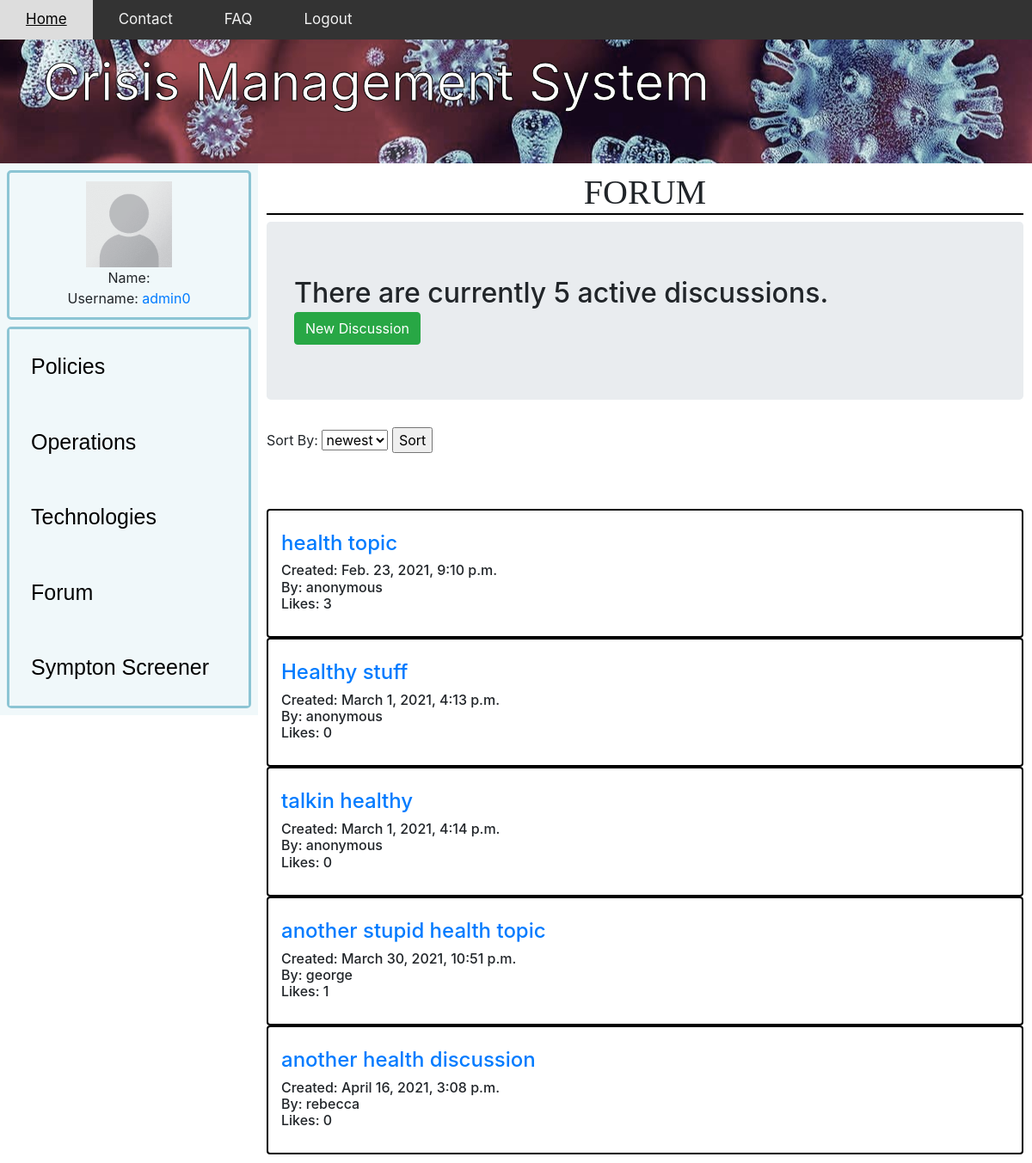
The page /forumHome/ (signed in) on the database as committed earlier.
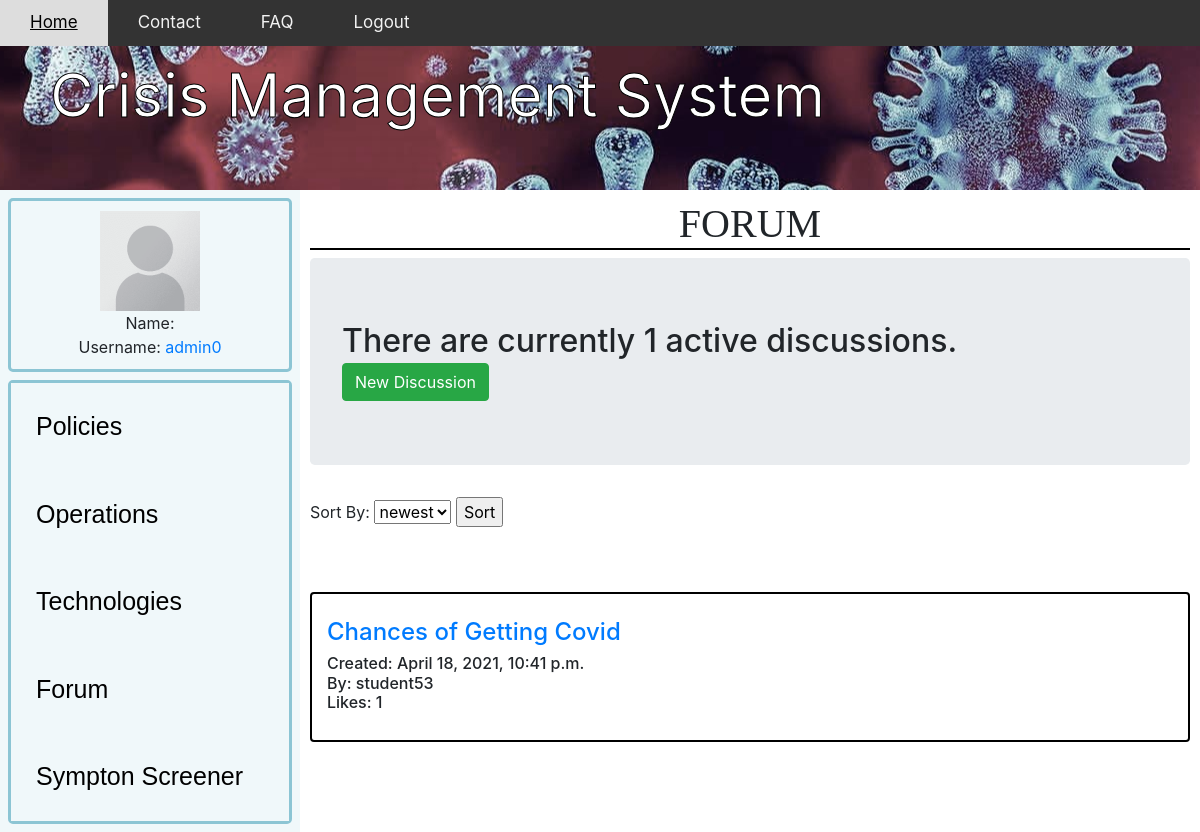
The same page on the database as committed later.
### app/models.py (models this page shows, shortened)
class forum(models.Model):
    name=models.CharField(max_length=200,default="anonymous" )
    topic= models.CharField(max_length=300, unique=True)
    section = models.CharField(max_length=12)
    description = models.CharField(max_length=1000,blank=True)
    date_created=models.DateTimeField(auto_now_add=True,null=True)
    likeCount = models.IntegerField(default=0)
    dislikeCount = models.IntegerField(default=0)
    forumLikes = models.ManyToManyField(User, related_name='forum')
    UserIsHealthExpert = models.BooleanField(default=False)
    UserIsTechExpert = models.BooleanField(default=False)
    def totalLikes(self):
        return self.forumLikes.count()

### app/views.py (the view)
# urls.py: path('forumHome/',forumHome,name='forumHome'),
@login_required
def forumHome(request):
    forums=forum.objects.filter(section="Health")
    count=forums.count()
    discussions=[]
    discussionIndex = 0
    for i in forums:
        discussions.append(i.discussion_set.all())
        discussionIndex += 1
    context={'forums':forums,
              'count':count,
              'discussions':discussions,
              'discussionIndex': discussionIndex,
              }
    return render(request,'forumHome.html',context)

### app/templates/forumHome.html (shortened to what this page needs)
{% extends "app/base2.html" %}
{% load static %}
{% block content %}
<!DOCTYPE html>
<html lang="en">
<head>
    <body>
		<h1>{{section}} Forum</h1>
	</body>
    <link rel="stylesheet" href="https://stackpath.bootstrapcdn.com/bootstrap/4.5.0/css/bootstrap.min.css"0>
</head>
<body>
        <h2 class="jumbotron">
            There are currently {{count}} active {{section}} discussions.
            <div>
            <button onclick="location.href='{{request.path}}addInForum/'" class="btn btn-success">New Discussion</button>
            </div>
        </h2>
        <form method="POST" action='{{request.path}}'>
            <label for="sortBy">Sort By:</label>
            <select type="text" id="sortBy" name="sortBy">
                <option value="newest">newest</option>
            </select>
            <input type="submit" value="Sort">
        </form>
            <div class="card-columns" style="padding: 10px; margin: 20px;"></div>
            {% for forum in forums %}
                <div class="card box container">
                    <br>
                    <h6 class="card-title">
                        <a href='{% url 'forumDiscussion' forumName=forum.section forumTopic=forum.topic %}'><h4>{{forum.topic}}</h4></a>
                        <p>
                            Created: {{forum.date_created}}
                            <br>
                            By: {{forum.name}}
                            <br>
                            Likes: {{forum.totalLikes}}
                        </p>
                        </h6>
                </div>
            {% endfor %}
</body>
</html>
{%endblock%}

### app/templates/app/base2.html (shortened to what this page needs)
{% load static %}
<!DOCTYPE html>
<html>
	<head>
		<link rel="stylesheet" type="text/css" href="{% static 'css/main.css'%}">
	</head>
    <body>
        <div class="topnav" >
            <a class="active" href="#home" onclick="location.href='/'">Home</a>
            <a href="#contact" onclick="location.href='/contact'">Contact</a>
            <a href="#faq" onclick="location.href='/faq'">FAQ</a>
            {% if request.user.is_authenticated %}
            <a href="{% url 'logout' %}">Logout</a>
            {% else %}
            <a href="#Login" onclick="location.href='/accounts/login'">Login</a>
            {% endif %}
        </div>
        <header>Crisis Management System</header>
        <div class="homecolumn left" >
            <div class="homerow top" >
                <section>
                    {% if user.is_authenticated %}
                        <img src="{% static 'app/images/blank.png' %}" width="100" height="100">
                        <br>Name: {{ user.get_full_name }}
                        <br>Username: <a href="/userDiscussions/">{{ user.username }}</a>
                    {% else %}
                        <button onclick="location.href='/accounts/login'" class="button button1">Login</button>
                    {% endif %}
                </section>
            </div>
            <div class="homerow bottom" >
                <button onclick="location.href='/policies'" class="homebutton">
                    Policies</button>
                <button onclick="location.href='/operation'" class="homebutton">
                    Operations</button>
                <button onclick="location.href='/technologies'" class="homebutton">
                    Technologies</button>
                <button onclick="location.href='/forumMain'" class="homebutton">
                    Forum</button>
                <button onclick="location.href='/screener'" class="homebutton">
                    Sympton Screener</button>
            </div>
        </div>
        <div class="homecolumn right">
            <div class="homerow full">
                {% block content %}{% endblock %}
            </div>
        </div>
    </body>
</html>

### app/static/css/main.css (style rules this page uses)
.topnav { background-color: #333; overflow: hidden; position: fixed; width: 100%; z-index: 1; }
.topnav a { float: left; color: #f2f2f2; text-align: center; padding: 10px 30px; text-decoration: none; font-size: 17px; }
h1 { font-size: 32px; text-align: center; font-family: serif; font-weight: bold; text-transform: uppercase; }
h1:after { content:' '; display:block; border: 1px solid black; }
body { margin: 0; padding: 0; }
.homebutton { border: none; color: black; padding: 25px; text-align: left; font-size: 25px; font-family: 'Trebuchet MS', sans-serif; cursor: pointer; display: block; width: 100%; background-color: #f0f8fa; }
header { -webkit-text-stroke-width: 1px; -webkit-text-stroke-color: black; background-image: url("covid.jpg"); overflow: hidden; margin-left: auto; margin-right: auto; background-position: center; background-repeat: no-repeat; padding: 50px; color: white; font-size: 60px; }
.homerow { float: top; }
.top { height: 25%; border: 3px solid #8cc5d4; border-radius: 5px; text-align: center; margin: 8px; padding: 10px }
.bottom { height: 75%; border: 3px solid #8cc5d4; border-radius: 5px; margin: 8px; }
.full { height: 100%; margin: 10px; }
.homecolumn { float: left; border: 10px; }
.left { width: 25%; background: #f0f8fa; }
.right { width: 75%; }

### app/templates/forumHome.html (style rules this page uses)
.box { border: 2px solid black; margin: 0 auto; }

Rows that differ between the two databases and show on the page:
removed forum: topic "health topic", date_created "Feb. 23, 2021, 9:10 p.m.", name "anonymous", totalLikes "3"
removed forum: topic "Healthy stuff", date_created "March 1, 2021, 4:13 p.m.", name "anonymous", totalLikes "0"
removed forum: topic "talkin healthy", date_created "March 1, 2021, 4:14 p.m.", name "anonymous", totalLikes "0"
removed forum: topic "another stupid health topic", date_created "March 30, 2021, 10:51 p.m.", name "george", totalLikes "1"
removed forum: topic "another health discussion", date_created "April 16, 2021, 3:08 p.m.", name "rebecca", totalLikes "0"
added forum: topic "Chances of Getting Covid", date_created "April 18, 2021, 10:41 p.m.", name "student53", totalLikes "1"
Other text that changed with them:
{{ count }}: "5" → "1"
